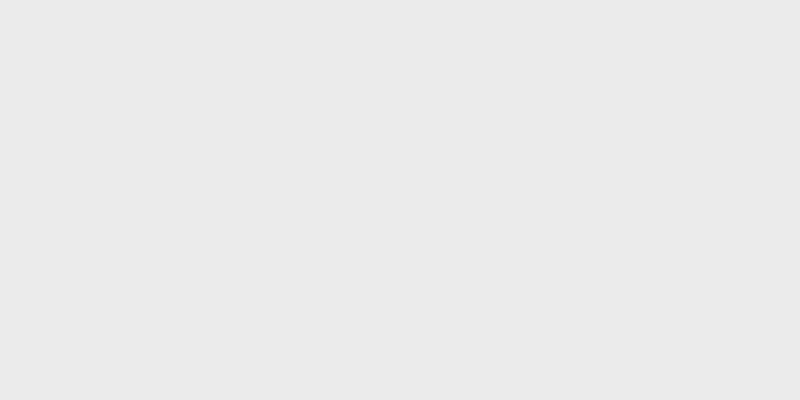
Frame 1 (no input)
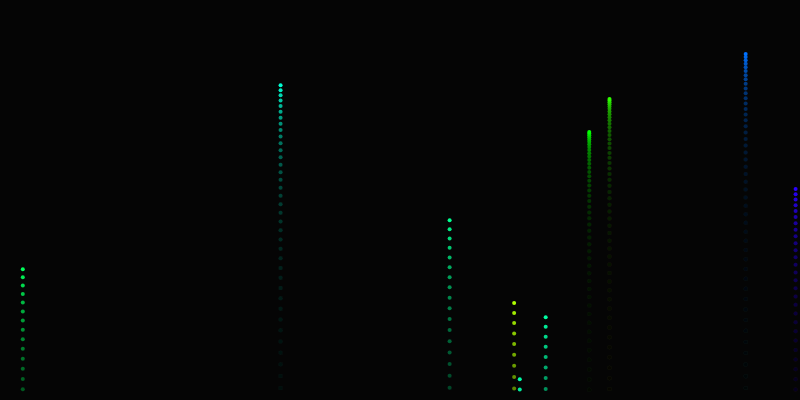
Frame 60 (no input)
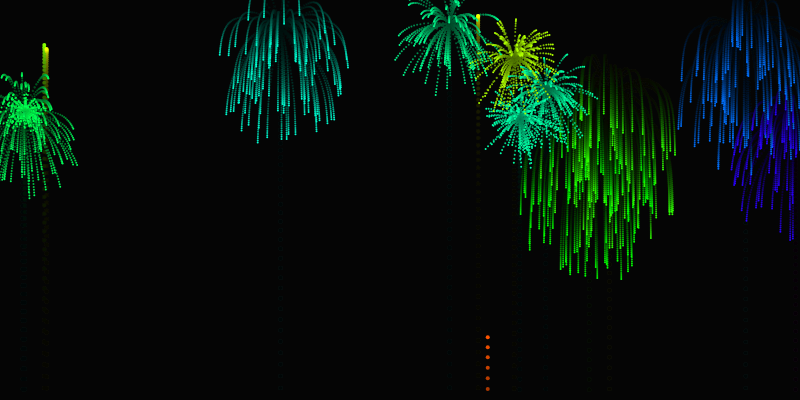
Frame 120 (the mouse pressed at the canvas centre since frame 60)

The p5.js sketch that drew these frames (run headless with seeded random() and noise() and a simulated clock; from frame 60 on, the mouse is pressed at the canvas centre):

// p5.js sketch
// ── sketch.js
var fireworks = [];
var gravity;

function setup(){
    createCanvas(800,400);
    gravity = createVector(0,0.2);
    strokeWeight(4);
    colorMode(HSB);
    stroke(255);
}
function draw(){
    colorMode(RGB);
    background(0,20);
    if(random(1)<0.1){
        fireworks.push(new Firework());
    }
    for(var i=fireworks.length-1;i>=0;i--){
        fireworks[i].update();
        fireworks[i].show();
        if(fireworks[i].done()){
            fireworks.splice(i,1);
        }
    }
}
// ── firework.js
function Firework(){
    
    this.exists=true;
    this.hu=random(255);
    this.firework = new Particle(random(width),height,true,this.hu);
    this.particles=[];
    
    this.update=function(){
        if(this.exists){
            this.firework.update();
            this.firework.applyForce(gravity);
            if(this.firework.vel.y>=0){
                this.exists=false;
                this.explod();
            }
        }
        for(var i=this.particles.length-1;i>=0;i--){
                this.particles[i].applyForce(gravity);
                this.particles[i].update();
                if(this.particles[i].done()){
                    this.particles.splice(i,1);
                }
            }  
    }
    
    this.done=function(){
        if(!this.exists && this.particles.length === 0){
            return true;
        }else{
            return false;
        }
    }
    
    this.explod=function(){
        for(var i=0;i<100;i++){
            var p = new Particle(this.firework.pos.x,this.firework.pos.y,false,this.hu);
            this.particles.push(p);
        }
    }
    
    this.show=function(){
        if(this.exists){
            this.firework.show();
        }
       for(var i=this.particles.length-1;i>=0;i--){
           this.particles[i].show();
       }
    }
}
// ── particle.js
function Particle(x,y,fwp,hu){
    
    this.fwp=fwp;
    this.lifespan=255;
    if(this.fwp){
        this.vel=createVector(0,random(-10,-13));
    }else{
        this.vel=p5.Vector.random2D();
        this.vel.mult(random(2,8));
    }
    this.pos=createVector(x,y);
    this.acc=createVector(0,0);
    
    this.applyForce = function(force){
        this.acc.add(force);
    }
    
    this.update = function(){
        if(!this.fwp){
            this.vel.mult(0.9);
            this.lifespan-=4;
        }
        this.vel.add(this.acc);
        this.pos.add(this.vel);
        this.acc.mult(0);
    }
    
    this.done=function(){
        if(this.lifespan>0){
            return false;
        }else{
            return true;
        }
    }
    
    this.show = function(){
        colorMode(HSB);
        if(!this.fwp){
            strokeWeight(2);
            stroke(hu,255,255,this.lifespan);
        }else{
            strokeWeight(4);
            stroke(hu,255,255);
        }
        point(this.pos.x,this.pos.y);
    }
    
}
